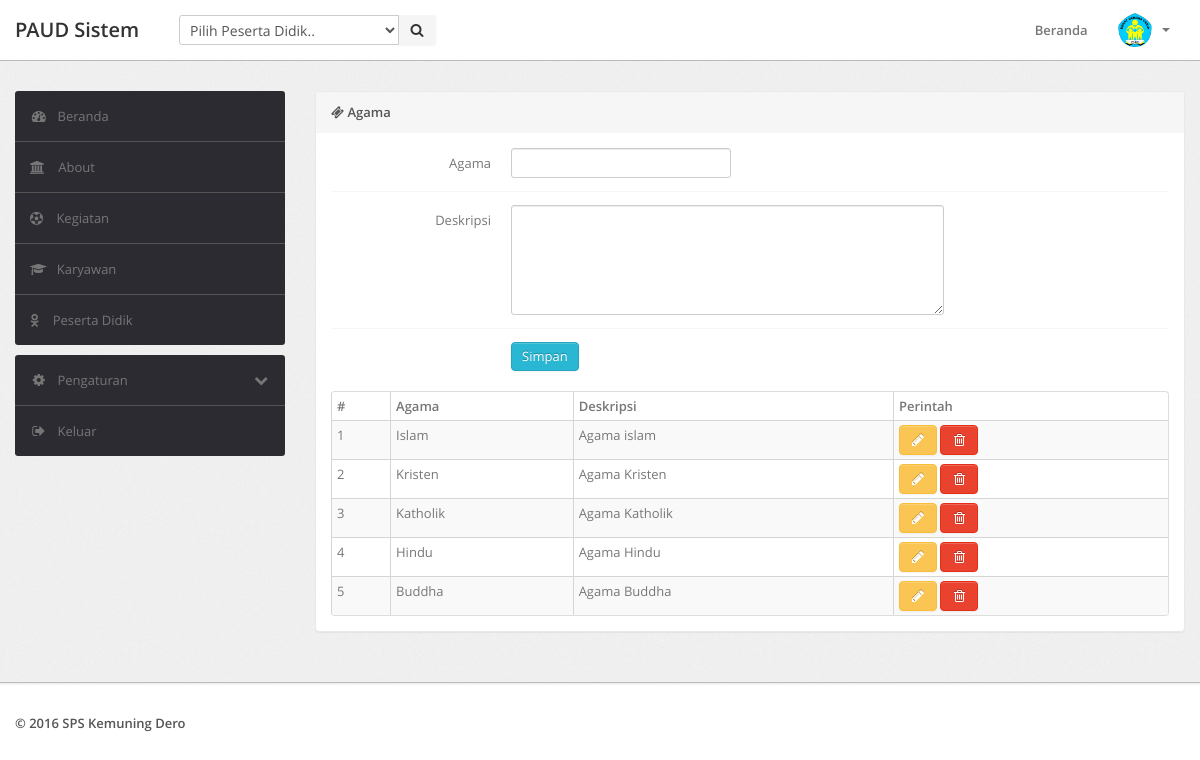
The app's page /agama.php (signed in) with its own data.
### tables this page shows
CREATE TABLE `tagama` (
  `id` int(11) NOT NULL,
  `agama` varchar(30) NOT NULL,
  `deskripsi` varchar(255) NOT NULL
);

### agama.php (the view, shortened to what this page needs)
<?php
if (isset($_SESSION['username']) && isset($_SESSION['password'])) {
    if ($_SESSION['level'] == 1 || $_SESSION['level'] == 2) {
        include "./include/header.php";
        ?>
        <div class="wrapper">
            <div class="container">
                <div class="row">
                    <?php include "./include/sidebar.php"; ?>
                    <div class="span9">
                        <div class="content">
                            <div class="module">
                                <div class="module-head">
                                    <b><i class="fa fa-ticket"></i> Agama</b>
                                </div>
                                <div class="module-body">
                                    <form class="form-horizontal row-fluid" method="post">
                                        <div class="control-group">
                                            <label class="control-label" for="basicinput">Agama</label>
                                            <div class="controls">
                                                <input type="text" name="agama" required="" value="<?php
                                                if (isset($_GET['edit'])) {
                                                    echo $getRow['agama'];
                                                }
                                                ?>">
                                            </div>
                                        </div>
                                        <div class="control-group">
                                            <label class="control-label" for="basicinput">Deskripsi</label>
                                            <div class="controls">
                                                <textarea class="span8" rows="5" name="deskripsi" required=""><?php
                                                    ?></textarea>
                                            </div>
                                        </div>
                                        <div class="control-group">
                                            <div class="controls">
                                                <?php if (isset($_GET['edit'])) { ?>
                                                    <button type="submit" class="btn btn-success" name="update">Edit</button>
                                                    <a href="agama.php" class="btn btn-inverse">Batal</a>
                                                <?php } else { ?>
                                                    <button type="submit" class="btn btn-info" name="save">Simpan</button>
                                                <?php } ?>
                                            </div>
                                        </div>
                                    </form>
                                    <br>
                                    <table class="table table-striped table-bordered table-condensed">
                                        <thead>
                                            <tr>
                                                <th>#</th>
                                                <th>Agama</th>
                                                <th>Deskripsi</th>
                                                <th>Perintah</th>
                                            </tr>
                                        </thead>
                                        <tbody>
                                            <?php
                                            $query = $mysqli->query("SELECT * FROM tagama");
                                            $no = 1;
                                            foreach ($query as $data) {
                                                ?>
                                                <tr>
                                                    <td><?php echo $no; ?></td>
                                                    <td><?php echo $data['agama']; ?></td>
                                                    <td><?php echo $data['deskripsi']; ?></td>
                                                    <td>
                                                        <a href="?edit=<?php echo $data['id']; ?>" class="btn btn-warning"><i class="icon-pencil"></i></a>
                                                        <a href="?delete=<?php echo $data['id']; ?>" class="btn btn-danger" onclick="return confirm('Are you sure delete this data ?');"><i class="icon-trash"></i></a>
                                                    </td>
                                                </tr>
                                                <?php
                                                $no++;
                                            }
                                            ?>
                                        </tbody>
                                    </table>
                                </div>
                            </div>
                        </div>
                    </div>
                </div>
            </div>
        </div>
        <?php
        include "./include/footer.php";
    } else {
        echo "Sorry, Your not authorization !";
    }
} else {
    header("Location: login.php");
}
?>

### assets/css/theme.css (style rules this page uses)
body { font-size: 13px; font-family: 'Open Sans', Arial, sans-serif; background: #fff; color: #777 }
strong, b { color: #555 }
.wrapper { background: url(../images/bg.png) #eee; border-bottom: 1px solid #bbb; -webkit-box-shadow: 0 1px 2px rgba(0,0,0,0.1); -moz-box-shadow: 0 1px 2px rgba(0,0,0,0.1); box-shadow: 0 1px 2px rgba(0,0,0,0.1); padding: 30px 0 }
form { margin: 0 }
select, textarea, input[type="text"], input[type="password"], input[type="datetime"], input[type="datetime-local"], input[type="date"], input[type="month"], input[type="time"], input[type="week"], input[type="number"], input[type="email"], input[type="url"], input[type="search"], input[type="tel"], input[type="color"], .uneditable-input, label, input, button, select, textarea { -webkit-border-radius: 3px; -moz-border-radius: 3px; border-radius: 3px; font-size: 13px; font-family: 'Open Sans', Tahoma, Arial, sans-serif }
body [class^="icon-"], body [class*=" icon-"] { font-size: 14px; line-height: 20px; height: 20px }
.module { background: #fff; -webkit-border-radius: 3px; -moz-border-radius: 3px; border-radius: 3px; border: 1px solid #ccc; border-bottom-color: #bbb; -webkit-box-shadow: 0 0 1px rgba(0,0,0,0.2); -moz-box-shadow: 0 0 1px rgba(0,0,0,0.2); box-shadow: 0 0 1px rgba(0,0,0,0.2); margin-bottom: 30px }
.form-horizontal .control-group, .form-vertical .control-group { margin-bottom: 0 }
.form-horizontal .control-group+.control-group, .form-vertical .control-group+.control-group { margin-top: 13px; padding-top: 13px; border-top: 1px solid #f5f5f5 }
.btn, .btn-box { -webkit-border-radius: 3px; -moz-border-radius: 3px; border-radius: 3px }
.btn [class^="icon-"], .btn-box [class^="icon-"], .btn [class*=" icon-"], .btn-box [class*=" icon-"] { min-width: 16px; text-align: center; display: inline-block!important }
.btn { font-size: 13px; font-weight: 600 }
.btn { display: inline-block; margin-bottom: 0; font-weight: 400; text-align: center; vertical-align: middle; cursor: pointer; background-image: none; border: 1px solid transparent; white-space: nowrap; padding: 4px 10px; font-size: 13px; line-height: 1.42857; border-radius: 4px; -webkit-user-select: none; -moz-user-select: none; -ms-user-select: none; user-select: none }
.btn-info { color: #fff; background-color: #29b7d3; border-color: #25a4be }
.btn-warning { color: #fff; background-color: #fac552; border-color: #f9bd39 }
.btn-danger { color: #fff; background-color: #e9422e; border-color: #e52e18 }
.table { margin-bottom: 0 }
.table th, .table td { border-color: #d5d5d5!important }
.table-bordered thead:first-child tr:first-child>th:first-child, .table-bordered tbody:first-child tr:first-child>td:first-child { -webkit-border-top-left-radius: 2px; -moz-border-radius-topleft: 2px; border-top-left-radius: 2px }
.table-bordered thead:first-child tr:first-child>th:last-child, .table-bordered tbody:first-child tr:first-child>td:last-child { -webkit-border-top-right-radius: 2px; -moz-border-radius-topright: 2px; border-top-right-radius: 2px }
.table-bordered thead:last-child tr:last-child>th:first-child, .table-bordered tbody:last-child tr:last-child>td:first-child, .table-bordered tfoot:last-child tr:last-child>td:first-child { -webkit-border-bottom-left-radius: 2px; -moz-border-radius-bottomleft: 2px; border-bottom-left-radius: 2px }
.table-bordered thead:last-child tr:last-child>th:last-child, .table-bordered tbody:last-child tr:last-child>td:last-child, .table-bordered tfoot:last-child tr:last-child>td:last-child { -webkit-border-bottom-right-radius: 2px; -moz-border-radius-bottomright: 2px; border-bottom-right-radius: 2px }
.module { box-shadow: 0 0 3px rgba(0,0,0,.1); border-color: #e9e9e9; margin-bottom: 20px; background-color: #fff; border-radius: 4px; -webkit-box-shadow: 0 1px 1px rgba(0,0,0,.05); box-shadow: 0 1px 1px rgba(0,0,0,.05); }
.module-head { color: #767676; background-color: #f6f6f6; border-color: #e9e9e9; padding: 10px 15px; border-bottom: 1px solid transparent; border-top-right-radius: 3px; border-top-left-radius: 3px; }
.module-body { padding: 15px }

### records on screen
tagama: agama "Islam", deskripsi "Agama islam"
tagama: agama "Kristen", deskripsi "Agama Kristen"
tagama: agama "Katholik", deskripsi "Agama Katholik"
tagama: agama "Hindu", deskripsi "Agama Hindu"
tagama: agama "Buddha", deskripsi "Agama Buddha"
